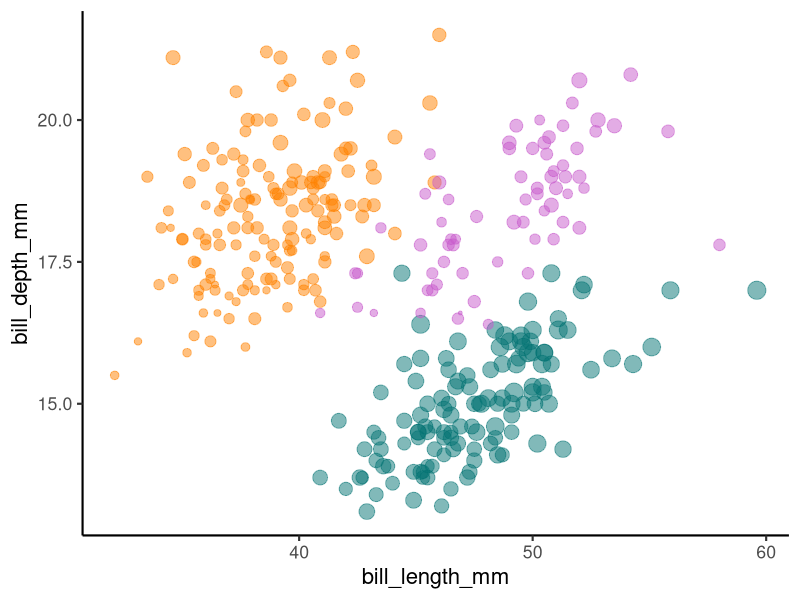

Recreate this plot in R.
## ---- chunk 1
#| warning: false
#| echo: false
#| fig-width: 3
#| fig-height: 3
#| fig-cap: "A figure caption"

library(palmerpenguins)
library(ggplot2)

ggplot(penguins, aes(x = bill_length_mm, y = bill_depth_mm, 
                     size = body_mass_g,
                     color = species)) +
  geom_point(alpha = 0.5) +
  theme_classic(base_size = 16) +
  scale_color_manual(values = c("#FF8100", "#C75BCB", "#057575")) +
  guides(size = "none",
         color = "none")

